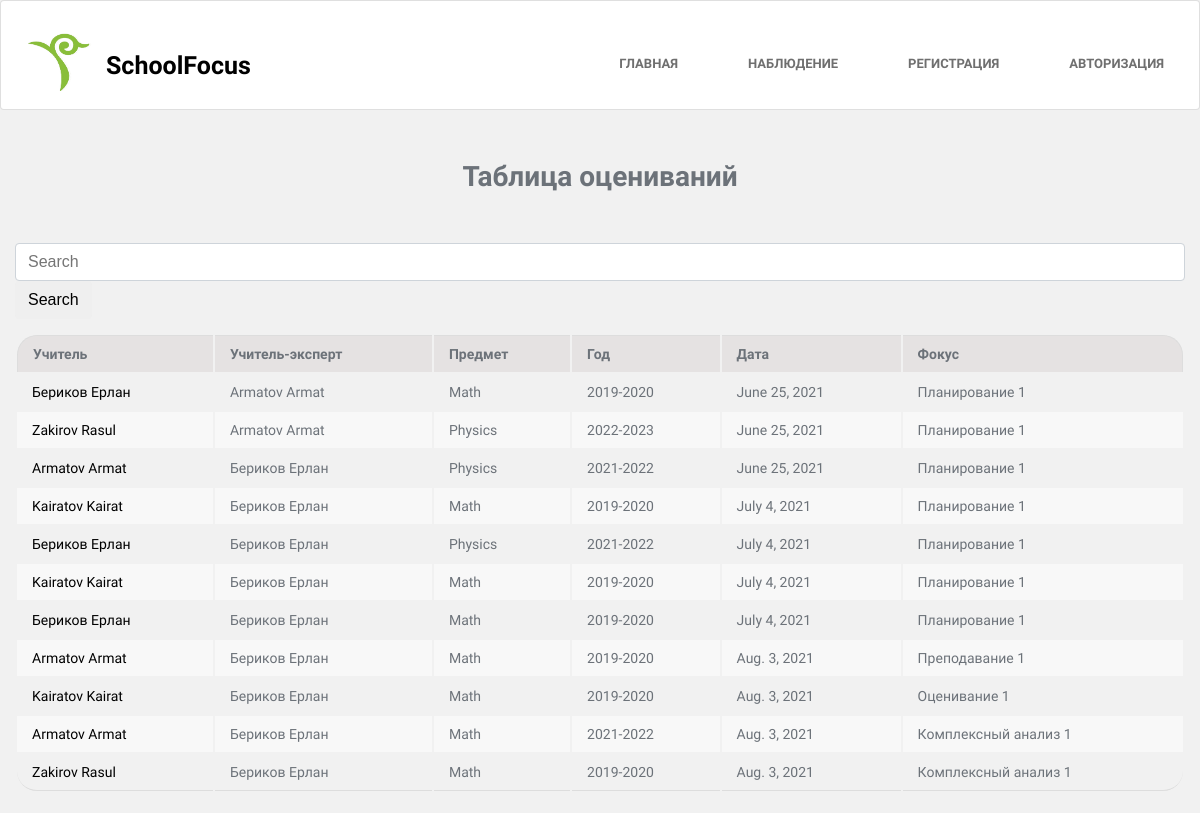
/focus/admin_panel, run on an earlier commit of the app's database.
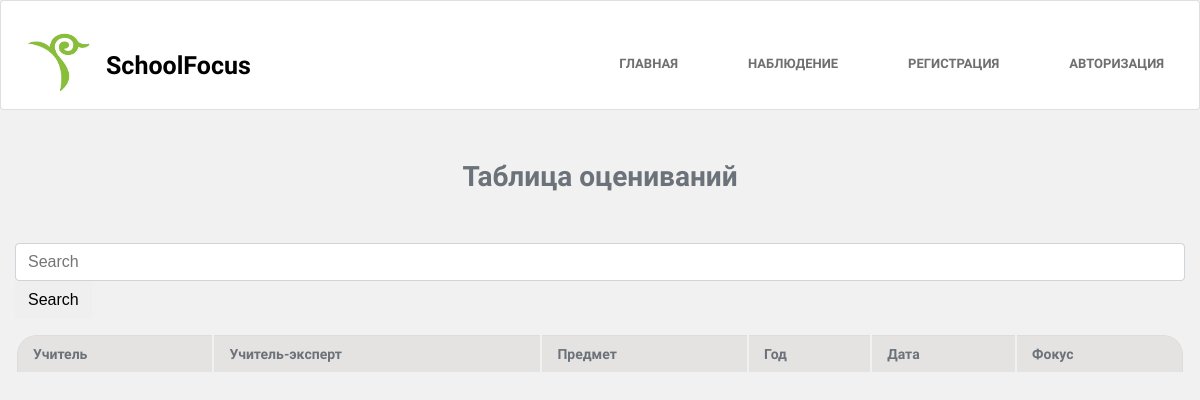
And on a later commit of the database.
### focus/models.py (models this page shows, shortened)
class FocusPlan1(models.Model):
    user_teacher = models.ForeignKey(UserProfileInfo, on_delete=models.CASCADE, related_name='teacher_plan')
    user_observer = models.ForeignKey(UserProfileInfo, on_delete=models.CASCADE, related_name='observer_plan')
    subject = models.ForeignKey(Subject, on_delete=models.CASCADE, default='1')
    schoolyear = models.ForeignKey(SchoolYear, on_delete=models.CASCADE, default='1')
    fp1_date = models.DateField(auto_now=True)
    pdg = models.ForeignKey(Pdg, on_delete=models.CASCADE, default='1')
    classes = models.ForeignKey(Classes, on_delete=models.CASCADE, default='1')
    fp1_lessontopic = models.CharField(max_length=150, default=' ')
    fp1_item1 = models.IntegerField(choices=PLAN_CHOICES, default=1)
    fp1_item2 = models.BooleanField(default=True)
    fp1_item2_comm = models.CharField(max_length=150, default=' ', blank=True)
    fp1_item3 = models.BooleanField(default=True)
    fp1_item3_comm = models.CharField(max_length=150, default=' ', blank=True)
    fp1_item4 = models.IntegerField(choices=MATERIAL_CHOICES, default=1)
    fp1_item5 = models.BooleanField(default=True)
    fp1_item5_comm = models.CharField(max_length=150, default=' ', blank=True)
    fp1_item6 = models.BooleanField(default=True)
    fp1_item6_comm = models.CharField(max_length=150, default=' ', blank=True)
    fp1_item7 = models.BooleanField(default=True)
    fp1_item7_comm = models.CharField(max_length=150, default=' ', blank=True)
    fp1_review = models.CharField(max_length=150, default=' ')
    fp1_review_pdg = models.CharField(max_length=150, default=' ')
    fp1_additional = models.CharField(max_length=150, default=' ')

class UserProfileInfo(models.Model):
    user = models.OneToOneField(User, on_delete=models.CASCADE)
    user_middlename = models.CharField(max_length=150, )
    user_level = models.IntegerField(verbose_name='Статус')
    def __str__(self):
        return self.user.last_name + ' ' + self.user.first_name

class Subject(models.Model):
    subject_name = models.CharField(max_length=150, )
    def __str__(self):
        return self.subject_name

class SchoolYear(models.Model):
    schoolyear_name = models.CharField(max_length=150, )
    def __str__(self):
        return self.schoolyear_name

class FocusTeach1(models.Model):
    user_teacher = models.ForeignKey(UserProfileInfo, on_delete=models.CASCADE, related_name='teacher_teach')
    user_observer = models.ForeignKey(UserProfileInfo, on_delete=models.CASCADE, related_name='observer_teach')
    subject = models.ForeignKey(Subject, on_delete=models.CASCADE, default='1')
    schoolyear = models.ForeignKey(SchoolYear, on_delete=models.CASCADE, default='1')
    ft1_date = models.DateField(auto_now=True)
    pdg = models.ForeignKey(Pdg, on_delete=models.CASCADE, default='1')
    classes = models.ForeignKey(Classes, on_delete=models.CASCADE, default='1')
    ft1_lessontopic = models.CharField(max_length=150, default=' ')
    ft1_item1 = models.IntegerField(choices=PLAN_CHOICES, default=1)
    ft1_item2 = models.BooleanField(default=True)
    ft1_item2_comm = models.CharField(max_length=150, default=' ', blank=True)
    ft1_item3 = models.BooleanField(default=True)
    ft1_item3_comm = models.CharField(max_length=150, default=' ', blank=True)
    ft1_item4 = models.IntegerField(choices=MATERIAL_CHOICES, default=1)
    ft1_item5 = models.BooleanField(default=True)
    ft1_item5_comm = models.CharField(max_length=150, default=' ', blank=True)
    ft1_item6 = models.IntegerField(choices=TEACH_CHOICE, default=1)
    ft1_review = models.CharField(max_length=150, default=' ')
    ft1_review_pdg = models.CharField(max_length=150, default=' ')
    ft1_additional = models.CharField(max_length=150, default=' ')

class FocusEvaluation1(models.Model):
    user_teacher = models.ForeignKey(UserProfileInfo, on_delete=models.CASCADE, related_name='teacher_evaluation')
    user_observer = models.ForeignKey(UserProfileInfo, on_delete=models.CASCADE, related_name='observer_evaluation')
    subject = models.ForeignKey(Subject, on_delete=models.CASCADE, default='1')
    schoolyear = models.ForeignKey(SchoolYear, on_delete=models.CASCADE, default='1')
    fe1_date = models.DateField(auto_now=True)
    pdg = models.ForeignKey(Pdg, on_delete=models.CASCADE, default='1')
    classes = models.ForeignKey(Classes, on_delete=models.CASCADE, default='1')
    fe1_lessontopic = models.CharField(max_length=150, default=' ')
    fe1_item1 = models.BooleanField(default=True)
    fe1_item1_comm = models.CharField(max_length=150, default=' ', blank=True)
    fe1_item2 = models.BooleanField(default=True)
    fe1_item2_comm = models.CharField(max_length=150, default=' ', blank=True)
    fe1_item3 = models.BooleanField(default=True)
    fe1_item3_comm = models.CharField(max_length=150, default=' ', blank=True)
    fe1_item4 = models.BooleanField(default=True)
    fe1_item4_comm = models.CharField(max_length=150, default=' ', blank=True)
    fe1_item5 = models.BooleanField(default=True)
    fe1_item5_comm = models.CharField(max_length=150, default=' ', blank=True)
    fe1_review = models.CharField(max_length=150, default=' ')
    fe1_review_pdg = models.CharField(max_length=150, default=' ')
    fe1_additional = models.CharField(max_length=150, default=' ')

class FocusComplex1(models.Model):
    user_teacher = models.ForeignKey(UserProfileInfo, on_delete=models.CASCADE, related_name='teacher_complex')
    user_observer = models.ForeignKey(UserProfileInfo, on_delete=models.CASCADE, related_name='observer_complex')
    subject = models.ForeignKey(Subject, on_delete=models.CASCADE, default='1')
    schoolyear = models.ForeignKey(SchoolYear, on_delete=models.CASCADE, default='1')
    fc1_date = models.DateField(auto_now=True)
    pdg = models.ForeignKey(Pdg, on_delete=models.CASCADE, default='1')
    classes = models.ForeignKey(Classes, on_delete=models.CASCADE, default='1')
    fc1_lessontopic = models.CharField(max_length=150, default=' ')
    fc1_item1 = models.IntegerField(choices=PLAN_CHOICES, default=1)
    fc1_item2 = models.BooleanField(default=True)
    fc1_item2_comm = models.CharField(max_length=150, default=' ', blank=True)
    fc1_item3 = models.BooleanField(default=True)
    fc1_item3_comm = models.CharField(max_length=150, default=' ', blank=True)
    fc1_item4 = models.BooleanField(default=True)
    fc1_item4_comm = models.CharField(max_length=150, default=' ', blank=True)
    fc1_item5 = models.IntegerField(choices=MATERIAL_CHOICES, default=1)
    fc1_item6 = models.BooleanField(default=True)
    fc1_item6_comm = models.CharField(max_length=150, default=' ', blank=True)
    fc1_item7 = models.IntegerField(choices=TEACH_CHOICE, default=1)
    fc1_item8 = models.BooleanField(default=True)
    fc1_item8_comm = models.CharField(max_length=150, default=' ', blank=True)
    fc1_item9 = models.BooleanField(default=True)
    fc1_item9_comm = models.CharField(max_length=150, default=' ', blank=True)
    fc1_item10 = models.BooleanField(default=True)
    fc1_item10_comm = models.CharField(max_length=150, default=' ', blank=True)
    fc1_item11 = models.BooleanField(default=True)
    fc1_item11_comm = models.CharField(max_length=150, default=' ', blank=True)
    fc1_item12 = models.BooleanField(default=True)
    fc1_item12_comm = models.CharField(max_length=150, default=' ', blank=True)
    fc1_review = models.CharField(max_length=150, default=' ')
    fc1_review_pdg = models.CharField(max_length=150, default=' ')

### focus/views.py (the view, shortened to what this page needs)
# urls.py: path('admin_panel', views.admin_panel, name='admin_panel'),
def admin_panel(request):
    current_user = None
    if request.user.is_authenticated:
        current_user = UserProfileInfo.objects.get(user_id=request.user.id)
    search_post = request.GET.get('search')
    posts1 = FocusPlan1.objects.all()
    posts2 = FocusTeach1.objects.all()
    posts3 = FocusEvaluation1.objects.all()
    posts4 = FocusComplex1.objects.all()
    return render(request, 'focus/admin_panel.html',
                  {'posts1': posts1, 'posts2': posts2, 'posts3': posts3, 'posts4': posts4,
                   'current_user': current_user})

### focus/templates/focus/admin_panel.html (shortened to what this page needs)
{% extends "focus/base.html" %}
{% block content %}
<div class="container">
<div class="content_header">
    <h1>Таблица оцениваний</h1>
</div>
<form class="form-inline my-2 my-lg-0" action="{% url 'admin_panel' %}">
    <input class="form-control mr-sm-2" type="search"   placeholder="Search" aria-label="Search" name="search">
    <button class="btn btn-outline-success my-2 my-sm-0" type="submit">Search</button>
</form>
<table>
    <thead>
		<tr>
			<th>Учитель</th>
            <th>Учитель-эксперт</th>
			<th>Предмет</th>
			<th>Год</th>
			<th>Дата</th>
            <th>Фокус</th>
		</tr>
	</thead>
    <tbody>
    {% if posts1 %}
    {% for item in posts1 %}
    <tr>
        <td><a href="{%url 'report_details' id=item.id %}">{{item.user_teacher}}</a></td>
        <td>{{item.user_observer}}</td>
        <td>{{item.subject}}</td>
        <td>{{item.schoolyear}}</td>
        <td>{{item.fp1_date}}</td>
        <td>Планирование 1</td>
    </tr>
    {% endfor %}
    {% endif %}
    {% if posts2 %}
    {% for item in posts2 %}
    <tr>
        <td><a href="{%url 'report_details' id=item.id %}">{{item.user_teacher}}</a></td>
        <td>{{item.user_observer}}</td>
        <td>{{item.subject}}</td>
        <td>{{item.schoolyear}}</td>
        <td>{{item.ft1_date}}</td>
        <td>Преподавание 1</td>
    </tr>
    {% endfor %}
    {% endif %}
    {% if posts3 %}
    {% for item in posts3 %}
    <tr>
        <td><a href="{%url 'report_details' id=item.id %}">{{item.user_teacher}}</a></td>
        <td>{{item.user_observer}}</td>
        <td>{{item.subject}}</td>
        <td>{{item.schoolyear}}</td>
        <td>{{item.fe1_date}}</td>
        <td>Оценивание 1</td>
    </tr>
    {% endfor %}
    {% endif %}
    {% if posts4 %}
    {% for item in posts4 %}
    <tr>
        <td><a href="{%url 'report_details' id=item.id %}">{{item.user_teacher}}</a></td>
        <td>{{item.user_observer}}</td>
        <td>{{item.subject}}</td>
        <td>{{item.schoolyear}}</td>
        <td>{{item.fc1_date}}</td>
        <td>Комплексный анализ 1</td>
    </tr>
    {% endfor %}
    {% endif %}
    </tbody>
</table>
</div>
{% endblock %}

### focus/templates/focus/base.html (shortened to what this page needs)
{% load static %}
<html>
<head>
    <link rel="stylesheet" href="{% static 'focus/css/style.css' %}" type="text/css">
</head>
<body>
    <header class="header">
        <div class="container">
            <div class="header__inner">
                <div class="header-logo">
                    <a href="{%url 'index'%}">
                        <img class="header__image" src="{% static 'focus/img/logo.jpg'%}" alt="" href="{%url 'index'%}">
                    </a>
                    <div class="header-title">
                        <a href="{%url 'index'%}" >SchoolFocus</a>
                    </div>
                </div>
                <nav class="nav">
                    <a href="{%url 'index'%}" class="nav__link">Главная</a>
                    <div class="dropdown">
                        <div class="dropbtn ">Наблюдение
                        </div>
                    </div>
                    {% if user.is_authenticated %}
                    <a href="{%url 'userinfo'%}" class="nav__link">Пользователь</a>
                    <a href="{%url 'logout'%}" class="nav__link">Выход</a>
                    {% else %}
                    <a href="{%url 'register'%}" class="nav__link">Регистрация</a>
                    <a href="{%url 'user_login'%}" class="nav__link">Авторизация</a>
                    {% endif %}
                </nav>
            </div>
        </div>
    </header>
    {% block content %}{% endblock %}
</body>
</html>

### focus/static/focus/css/style.css (style rules this page uses)
body { margin: 0; font-family: 'Raleway', sans-serif; font-size: 14px; color: #6c7279; -webkit-font-smoothing: antialiased; background-color: rgb(241, 241, 241); }
*, *:before, *:after { box-sizing: border-box; }
a { color: #000000; text-decoration: none; }
h1, h2, h3, h4, h5, h6 { margin: 0; }
.container { width: 100%; max-width: 1200px; margin: 0 auto; padding: 0 15px; }
.header { color: rgb(0, 0, 0); background-color: white; border: 1px solid rgba(0,0,0,.125); border-radius: .25rem; top: 0; left: 0; z-index: 1000; width: 100%; height: 110px; }
.header__inner { padding: 0px 10px 10px; display: flex; justify-content: space-between; align-items: center; margin-bottom: 45px; }
.header-logo { max-width: 400px; max-height: 20px; display: flex; }
.header__image { vertical-align: top; height: 60px; width: 70px; margin-bottom: 20px; }
.header-title { font-size: 25px; font-weight: 700; color: rgb(0, 0, 0); margin-top: 20px; margin-left: 10px; max-width: 500px; }
.nav { padding-top: 45px; font-size: 13px; font-weight: 700; text-transform: uppercase; display: flex; }
.nav__link { padding: 10px; color: rgb(63, 63, 63); text-decoration: none; opacity: 0.75; transition: opacity .1s lin; margin-left: 50px; }
.nav__link:first-child { margin-left: 0; }
.dropbtn { font-size: 13px; font-weight: 700; text-transform: uppercase; color: rgb(63, 63, 63); text-decoration: none; opacity: 0.75; transition: opacity .1s lin; margin-left: 50px; border: none; padding: 10px; }
.dropdown { position: relative; display: inline-block; }
table { width: 100%; border: none; margin-bottom: 20px; border-collapse: separate; }
table thead th { font-weight: bold; text-align: left; border: none; padding: 10px 15px; background: #e5e2e2; font-size: 14px; border-top: 1px solid #ddd; }
table tr th:first-child, .table tr td:first-child { border-left: 1px solid #ddd; }
table tr th:last-child, .table tr td:last-child { border-right: 1px solid #ddd; }
table thead tr th:first-child { border-radius: 20px 0 0 0; }
table thead tr th:last-child { border-radius: 0 20px 0 0; }
.content_header { margin-top: 50px; text-align: center; margin-bottom: 50px; }
.form-control { display: block; width: 100%; padding: .375rem .75rem; font-size: 1rem; line-height: 1.5; color: #495057; background-color: #fff; background-clip: padding-box; border: 1px solid #ced4da; border-radius: .25rem; transition: border 0.3s ease-in-out; }
.btn { display: inline-block; font-weight: 400; text-align: center; white-space: nowrap; vertical-align: middle; -webkit-user-select: none; -moz-user-select: none; -ms-user-select: none; user-select: none; border: 1px solid transparent; padding: .375rem .75rem; font-size: 1rem; line-height: 1.5; border-radius: .25rem; }

What changed in the data, as far as the page shows it:
removed FocusPlan1: user_teacher "Бериков Ерлан", user_observer "Armatov Armat", subject "Math", schoolyear "2019-2020", fp1_date "June 25, 2021"
removed FocusPlan1: user_teacher "Zakirov Rasul", user_observer "Armatov Armat", subject "Physics", schoolyear "2022-2023", fp1_date "June 25, 2021"
removed FocusPlan1: user_teacher "Armatov Armat", user_observer "Бериков Ерлан", subject "Physics", schoolyear "2021-2022", fp1_date "June 25, 2021"
removed FocusPlan1: user_teacher "Kairatov Kairat", user_observer "Бериков Ерлан", subject "Math", schoolyear "2019-2020", fp1_date "July 4, 2021"
removed FocusPlan1: user_teacher "Бериков Ерлан", user_observer "Бериков Ерлан", subject "Physics", schoolyear "2021-2022", fp1_date "July 4, 2021"
removed FocusPlan1: user_teacher "Kairatov Kairat", user_observer "Бериков Ерлан", subject "Math", schoolyear "2019-2020", fp1_date "July 4, 2021"
removed FocusPlan1: user_teacher "Бериков Ерлан", user_observer "Бериков Ерлан", subject "Math", schoolyear "2019-2020", fp1_date "July 4, 2021"
removed FocusTeach1: user_teacher "Armatov Armat", user_observer "Бериков Ерлан", subject "Math", schoolyear "2019-2020", ft1_date "Aug. 3, 2021"
removed FocusEvaluation1: user_teacher "Kairatov Kairat", user_observer "Бериков Ерлан", subject "Math", schoolyear "2019-2020", fe1_date "Aug. 3, 2021"
removed FocusComplex1: user_teacher "Armatov Armat", user_observer "Бериков Ерлан", subject "Math", schoolyear "2021-2022", fc1_date "Aug. 3, 2021"
removed FocusComplex1: user_teacher "Zakirov Rasul", user_observer "Бериков Ерлан", subject "Math", schoolyear "2019-2020", fc1_date "Aug. 3, 2021"
